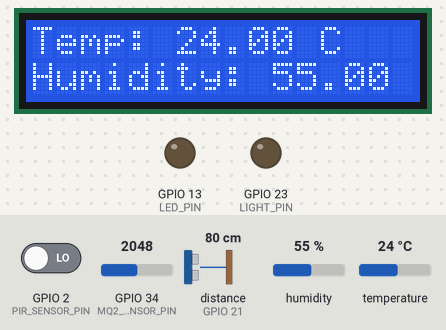
The sketch below on a simulated ESP32. On the bench: 16×2 character LCD, output pins drawn as LEDs (lit = HIGH). Wiring (inferred from the names in the program): ultrasonic range finder: trigger GPIO 19; echo GPIO 21. Inputs (shaded band) come from the test bench; at power-on: GPIO 2 (PIR_SENSOR_PIN) LOW, humidity 55 %, temperature 24 °C, GPIO 34 (MQ2_SENSOR_PIN) = 2048, distance to the obstacle (sensor on GPIO 21) 80 cm. The echo pulse lasts 58.3 µs per cm; WiFi joins after 1.5 s; servers stay silent unless stated; uploads are accepted with an empty reply; pins used as bus, display or sensor lines are not drawn; what the sketch prints to the serial monitor is not drawn.

Above: at 3.3 s.
3.4 s: GPIO 2 (PIR_SENSOR_PIN) driven HIGH
At 13.5 s:
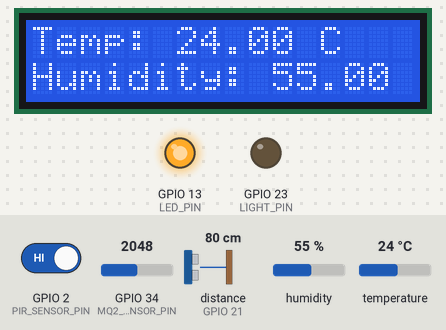
14.6 s: humidity set to 22 %
At 25.2 s:
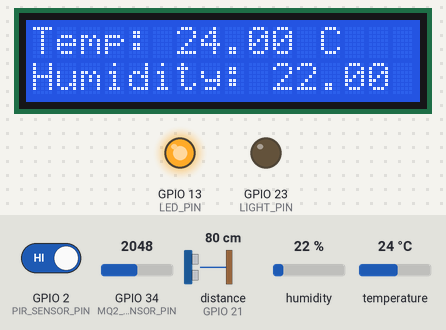
25.5 s: temperature set to 12 °C
At 35.5 s:
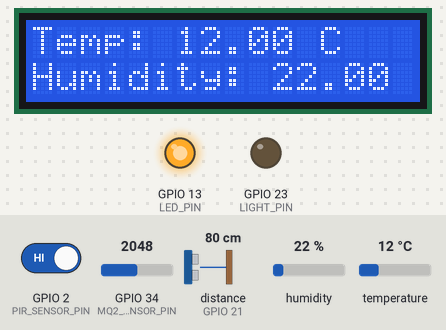
46.8 s: humidity set to 40 %
At 57.3 s:
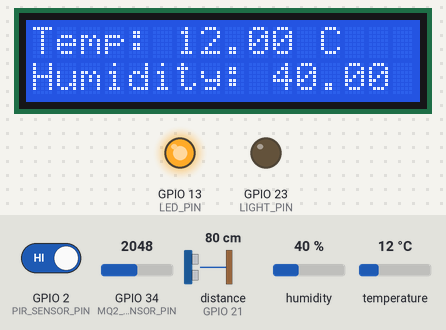
57.9 s: temperature set to 19 °C
At 67.6 s:
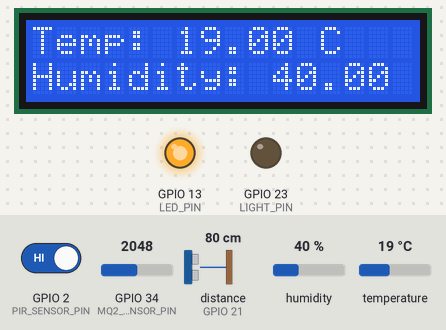
Timing chart, 0 to 69.1 s (numbered marks = the images above; inputs shaded):
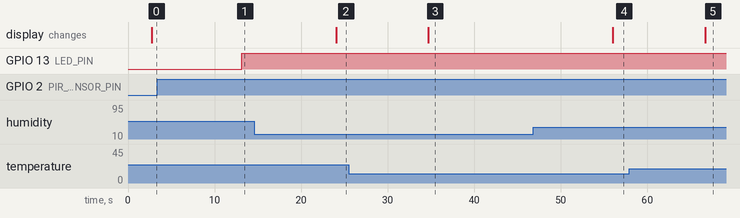

The sketch:

EcoGrid.ino
```cpp
#include <WiFi.h>
#include <DHT.h>
#include <Wire.h>
#include <HTTPClient.h>
#include <LiquidCrystal_I2C.h>

// WiFi credentials
const char* ssid = "noname";
const char* password = "hello123";

// Server URLs
const char* commandServer = "http://192.168.1.100:5000/get_command";
const char* sensorDataServer = "http://192.168.1.100:5000/sensor_data";
const char* alertServer = "http://192.168.1.100:5000/alert";

// Pins
#define ULTRASONIC_TRIG_PIN 19
#define ULTRASONIC_ECHO_PIN 21
#define MQ2_SENSOR_PIN 34
#define PIR_SENSOR_PIN 2
#define LED_PIN 13
#define DHT_PIN 4
#define LIGHT_PIN 23

// Thresholds
int gasThreshold = 35;
int waterLevelThreshold = 10;

// DHT sensor setup
DHT dht(DHT_PIN, DHT11);

// LCD setup
LiquidCrystal_I2C lcd(0x27, 16, 2);

void setup() {
  Serial.begin(115200);
  pinMode(LIGHT_PIN, OUTPUT);
  pinMode(PIR_SENSOR_PIN, INPUT);
  pinMode(LED_PIN, OUTPUT);
  pinMode(ULTRASONIC_TRIG_PIN, OUTPUT);
  pinMode(ULTRASONIC_ECHO_PIN, INPUT);

  digitalWrite(LIGHT_PIN, LOW);
  digitalWrite(LED_PIN, LOW);

  dht.begin();
  lcd.begin(16, 2);
  lcd.backlight();

  // Connect to WiFi
  WiFi.begin(ssid, password);
  while (WiFi.status() != WL_CONNECTED) {
    delay(1000);
    Serial.println("Connecting to WiFi...");
  }
  Serial.println("Connected to WiFi");
}

void loop() {
  if (WiFi.status() == WL_CONNECTED) {
    // fetchCommand();
    sendSensorData();
    checkMotion();
    checkWaterLevel();
    fetchCommand();
  } else {
    Serial.println("WiFi disconnected. Reconnecting...");
    WiFi.reconnect();
  }

  displaySensorData();
  delay(10000); // Main loop delay
}

void fetchCommand() {
  HTTPClient http;
  http.begin(commandServer);
  int httpResponseCode = http.GET();

  if (httpResponseCode > 0) {
    String command = http.getString();
    command.trim();
    Serial.println("Received command: " + command);
    handleCommand(command);
  } else {
    Serial.println("Error fetching command");
  }

  http.end();
}

void handleCommand(String command) {
  command.toLowerCase();
  if (command == "turn on the light") {
    digitalWrite(LIGHT_PIN, HIGH);
    Serial.println("Light turned ON");
  } else if (command == "turn off the light") {
    digitalWrite(LIGHT_PIN, LOW);
    Serial.println("Light turned OFF");
  } else {
    Serial.println("Unknown command");
  }
}

void sendSensorData() {
  float temperature = dht.readTemperature();
  float humidity = dht.readHumidity();
  int gasValue = analogRead(MQ2_SENSOR_PIN);

  if (gasValue > gasThreshold || temperature > 30) {
    sendAlert(gasValue, temperature);
  }

  HTTPClient http;
  http.begin(sensorDataServer);
  http.addHeader("Content-Type", "application/x-www-form-urlencoded");

  String httpRequestData = "temperature=" + String(temperature) + "&humidity=" + String(humidity);
  int httpResponseCode = http.POST(httpRequestData);

  if (httpResponseCode > 0) {
    Serial.println("Sensor data sent successfully");
  } else {
    Serial.println("Error sending sensor data");
  }

  http.end();
}

void sendAlert(int gasLevel, float temp) {
  HTTPClient http;
  String alertMessage = "Alert! ";

  if (gasLevel > gasThreshold) {
    alertMessage += "Gas leak detected. ";
  }
  if (temp > 30) {
    alertMessage += "High temperature detected. ";
  }

  http.begin(alertServer);
  http.addHeader("Content-Type", "application/x-www-form-urlencoded");

  String httpRequestData = "alert=" + alertMessage;
  int httpResponseCode = http.POST(httpRequestData);

  if (httpResponseCode > 0) {
    Serial.println("Alert sent successfully");
  } else {
    Serial.println("Error sending alert");
  }

  http.end();
}

void checkMotion() {
  int motionDetected = digitalRead(PIR_SENSOR_PIN);
  if (motionDetected == HIGH) {
    digitalWrite(LED_PIN, HIGH);
    Serial.println("Motion detected: LED ON");
  } else {
    digitalWrite(LED_PIN, LOW);
    Serial.println("No motion: LED OFF");
  }
}

void checkWaterLevel() {
  long duration, distance;

  digitalWrite(ULTRASONIC_TRIG_PIN, LOW);
  delayMicroseconds(2);
  digitalWrite(ULTRASONIC_TRIG_PIN, HIGH);
  delayMicroseconds(10);
  digitalWrite(ULTRASONIC_TRIG_PIN, LOW);

  duration = pulseIn(ULTRASONIC_ECHO_PIN, HIGH);
  distance = (duration / 2) / 29.1;

  if (distance <= waterLevelThreshold) {
    sendWaterAlert();
  }
}

void sendWaterAlert() {
  HTTPClient http;
  String alertMessage = "Alert! Water level detected in the tank.";

  http.begin(alertServer);
  http.addHeader("Content-Type", "application/x-www-form-urlencoded");

  String httpRequestData = "alert=" + alertMessage;
  int httpResponseCode = http.POST(httpRequestData);

  if (httpResponseCode > 0) {
    Serial.println("Water alert sent successfully");
  } else {
    Serial.println("Error sending water alert");
  }

  http.end();
}

void displaySensorData() {
  float temperature = dht.readTemperature();
  float humidity = dht.readHumidity();

  lcd.clear();
  lcd.setCursor(0, 0);
  lcd.print("Temp: ");
  lcd.print(temperature);
  lcd.print(" C");

  lcd.setCursor(0, 1);
  lcd.print("Humidity: ");
  lcd.print(humidity);
  lcd.print(" %");
}
```

Measured:
- after the input at 3.4 s, GPIO 13 (LED_PIN): LOW → HIGH after 9.8 s
- after the input at 14.6 s, the display: changes after 9.4 s (image 2)
- after the input at 25.5 s, the display: changes after 9.2 s (image 3)
- after the input at 46.8 s, the display: changes after 9.2 s (image 4)
- after the input at 57.9 s, the display: changes after 8.8 s (image 5)
